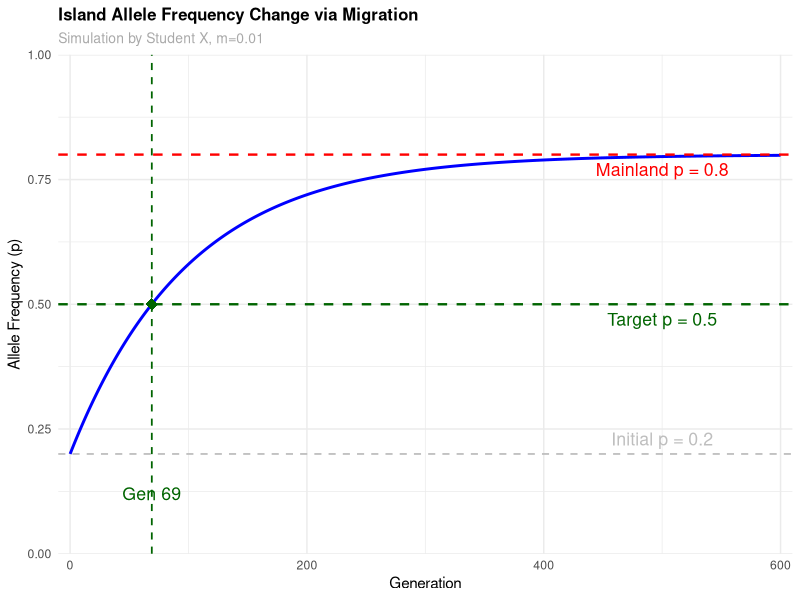
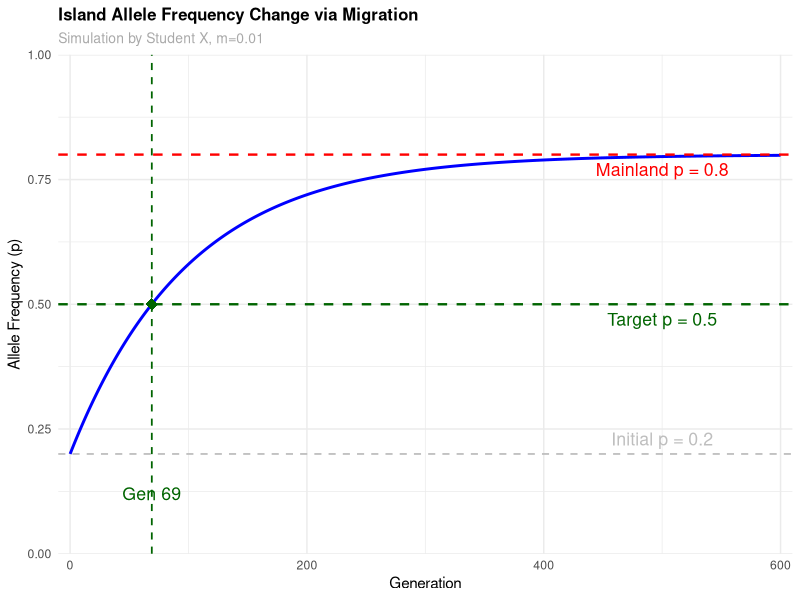

The R script that drew these images, in order:
library(ggplot2)

# ===== 1. Initialize =====
p_M <- 0.8    # Mainland allele frequency
p_0 <- 0.2    # Initial island allele frequency
m   <- 0.01   # Migration rate

generations <- 600

# ===== 2. Simulate the process and store =====
p_island <- numeric(generations + 1)
p_island[1] <- p_0

for (t in 1:generations) {
  p_island[t + 1] <- (1 - m) * p_island[t] + m * p_M
}

## Data frame for plot
df <- data.frame(
  Generation = 0:generations,
  Frequency = p_island
)

## Find the exact data point where generation == 69 to highlight it
target_point <- df[df$Generation == 69, ]

# ==== 3. Plot =====
ggplot(df, aes(x = Generation, y = Frequency)) +
  
  geom_line(color = "blue", linewidth = 1) +
  
  ## Reference lines and annotations
  geom_hline(yintercept = p_M, linetype = "dashed", color = "red", linewidth = 0.8) +
  geom_hline(yintercept = p_0, linetype = "dashed", color = "gray", linewidth = 0.6) +
  geom_hline(yintercept = 0.5, linetype = "dashed", color = "darkgreen", linewidth = 0.8) +
  
  geom_vline(xintercept = 69, linetype = "dashed", color = "darkgreen", linewidth = 0.6) +
  
  geom_point(data = target_point, 
             aes(x = Generation, y = Frequency), 
             color = "darkgreen", size = 4, shape = 18) +
  
  annotate("text", x = 500, y = p_M - 0.03, label = "Mainland p = 0.8", color = "red", size = 4.5) +
  annotate("text", x = 500, y = 0.5 - 0.03, label = "Target p = 0.5", color = "darkgreen", size = 4.5) +
  annotate("text", x = 500, y = p_0 + 0.03, label = "Initial p = 0.2", color = "gray", size = 4.5) +
  annotate("text", x = 69, y = 0.12, label = "Gen 69", color = "darkgreen", size = 4.5) +
  
  ## Aesthetics and theme
  scale_y_continuous(limits = c(0, 1), expand = c(0, 0)) +
  scale_x_continuous(limits = c(-10, 610), expand = c(0, 0)) +
  labs(
    title = "Island Allele Frequency Change via Migration",
    subtitle = "Simulation by Student X, m=0.01",
    x = "Generation",
    y = "Allele Frequency (p)"
  ) +
  theme_minimal() +
  theme(plot.title = element_text(face = "bold", size = 12),
        plot.subtitle = element_text(color = "darkgray", size = 10),
        legend.position = "bottom")

ggsave(filename = "3.png", dpi = 600, path = "./graph")
